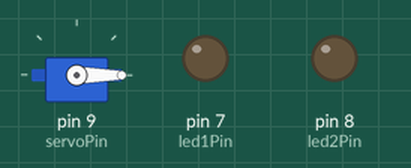
Bench run of a sketch on a simulated Arduino Uno, built with avr-gcc and run on an emulated ATmega328P. On the bench: servo, output pins drawn as LEDs (lit = HIGH).

Above: at 0.05 s.
At 2.4 s:
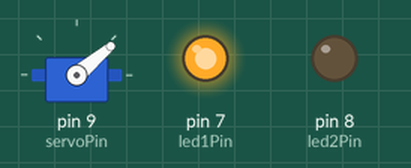
At 4.75 s:
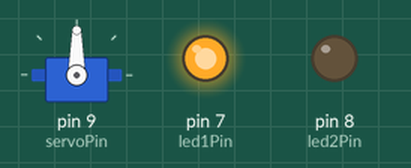
At 9.5 s:
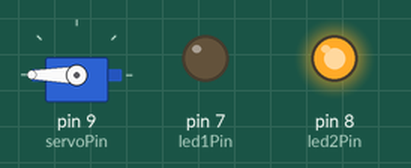
At 14.25 s:
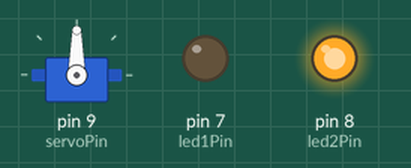
At 19.0 s:
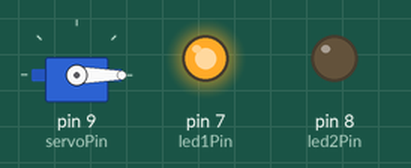
Timing chart, 0 to 21.9 s (numbered marks = the images above):
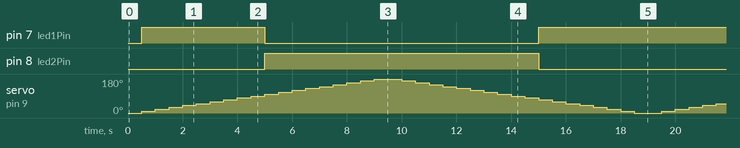

The sketch:

servo_led_control.ino
```cpp
#include <Servo.h>

Servo myServo; // 建立伺服馬達物件
int servoPin = 9; // 伺服馬達的控制腳位
int led1Pin = 7; // LED1 的腳位
int led2Pin = 8; // LED2 的腳位
int angle = 0; // 伺服馬達的角度

void setup() {
  myServo.attach(servoPin); // 將伺服馬達連接到指定腳位
  pinMode(led1Pin, OUTPUT); // 設定 LED1 為輸出
  pinMode(led2Pin, OUTPUT); // 設定 LED2 為輸出
}

void loop() {
  // 控制伺服馬達角度
  for (angle = 0; angle <= 180; angle += 10) { // 從 0 度移動到 180 度
    myServo.write(angle); // 設定伺服馬達角度
    delay(500); // 等待馬達移動完成
    controlLEDs(angle); // 根據角度控制 LED
  }

  for (angle = 180; angle >= 0; angle -= 10) { // 從 180 度移動到 0 度
    myServo.write(angle); // 設定伺服馬達角度
    delay(500); // 等待馬達移動完成
    controlLEDs(angle); // 根據角度控制 LED
  }
}

void controlLEDs(int currentAngle) {
  if (currentAngle < 90) {
    digitalWrite(led1Pin, HIGH); // LED1 亮
    digitalWrite(led2Pin, LOW);  // LED2 暗
  } else {
    digitalWrite(led1Pin, LOW);  // LED1 暗
    digitalWrite(led2Pin, HIGH); // LED2 亮
  }
}
```

Measured:
- by itself, pin 7 (led1Pin): goes HIGH 4.5 s, LOW 10.0 s, HIGH 9.0 s, LOW 10.0 s, then HIGH
- by itself, pin 8 (led2Pin): alternates HIGH for 10.0 s and LOW for 9.0 s
